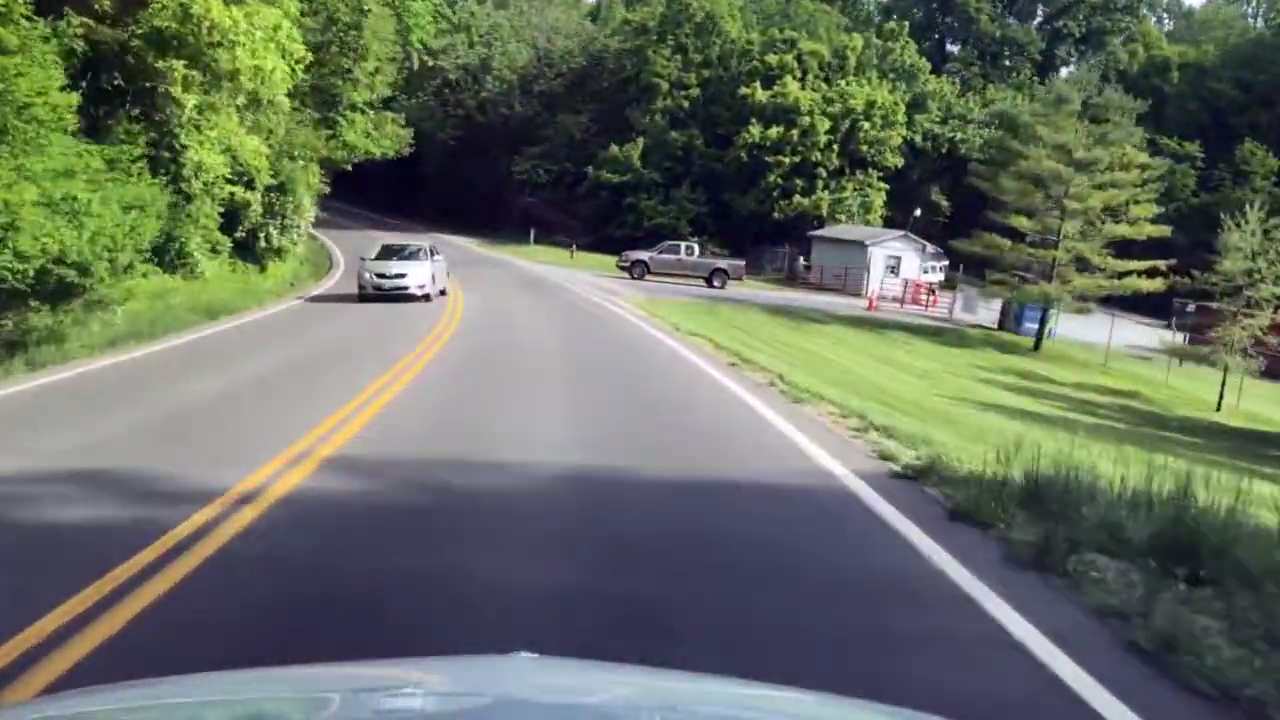
#> input picture input/1.png, 1280 x 720 px; its folder holds only this picture in this run
$ python lane_detection.py
#> lines starting #> are read from the running program, lines starting #| are printed output that depends on the picture; after the words box and inside, x2 and y2 are one past the last pixel; in counts of white or black regions, pixels touching at a corner belong together
import cv2
import numpy as np
import os


# ============================================================
# LANE DETECTION FOR MULTIPLE IMAGES
# Simple + stable version
# ============================================================


def process_image(input_path, output_path):

    # --------------------------------------------------------
    # 1. READ IMAGE
    # --------------------------------------------------------

#> called with input_path = 'input/1.png', output_path = 'output/1_detected.png'
    image = cv2.imread(input_path)
#> image is the input picture: shape (720, 1280, 3); mean B, G, R 96.3, 109.9, 101.8

    if image is None:
        print("Could not read:", input_path)
        return

    height, width = image.shape[:2]


    # --------------------------------------------------------
    # 2. GRAYSCALE + BLUR
    # --------------------------------------------------------

    gray = cv2.cvtColor(
        image,
        cv2.COLOR_BGR2GRAY
    )

    blur = cv2.GaussianBlur(
        gray,
        (5, 5),
        0
    )


    # --------------------------------------------------------
    # 3. CANNY EDGES
    # --------------------------------------------------------

    edges = cv2.Canny(
        blur,
        50,
        150
    )
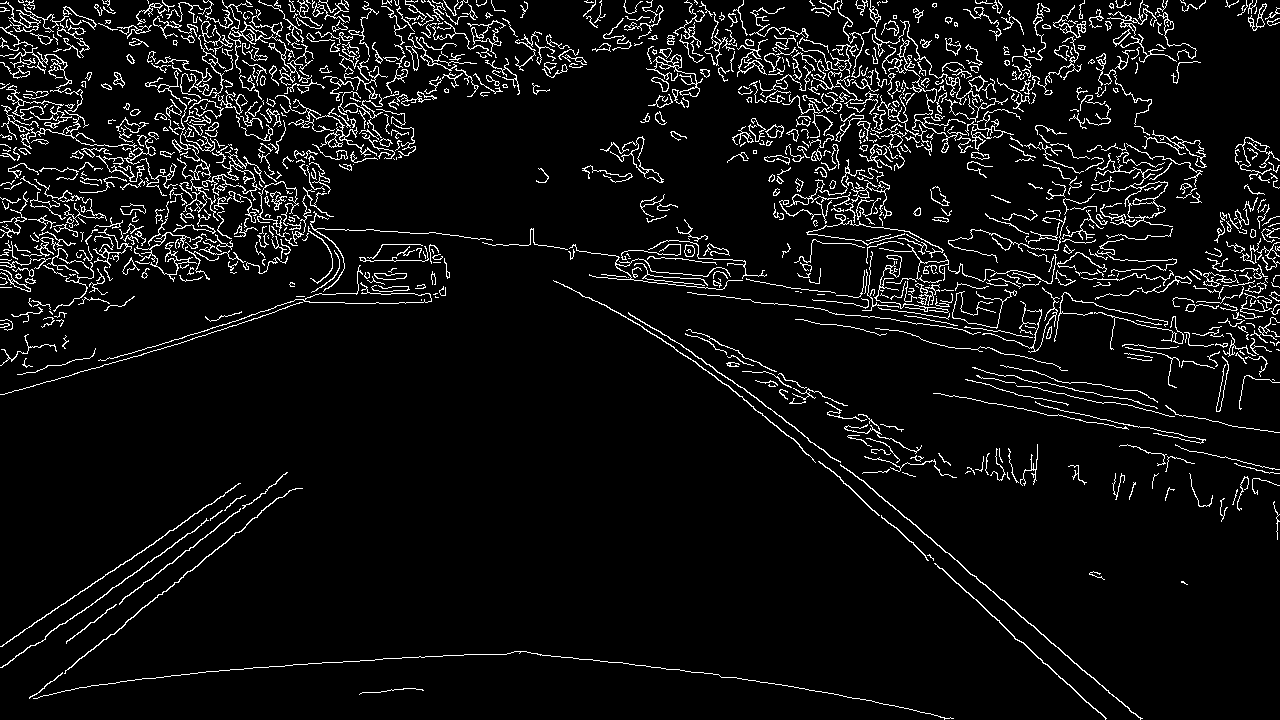
#> edges: shape (720, 1280); 6.4% white in thin lines or dots


    # --------------------------------------------------------
    # 4. ROI
    # --------------------------------------------------------

    mask = np.zeros_like(edges)

    roi_points = np.array([
        (0, height),
        (int(width * 0.30), int(height * 0.43)),
        (int(width * 0.70), int(height * 0.43)),
        (width, height)
    ], dtype=np.int32)

    cv2.fillPoly(
        mask,
        [roi_points],
        255
    )

    roi = cv2.bitwise_and(
        edges,
        mask
    )


    # --------------------------------------------------------
    # 5. HSV FOR LANE COLORS
    # --------------------------------------------------------

    hsv = cv2.cvtColor(
        image,
        cv2.COLOR_BGR2HSV
    )


    # Yellow
    yellow_lower = np.array(
        [10, 70, 70],
        dtype=np.uint8
    )

    yellow_upper = np.array(
        [45, 255, 255],
        dtype=np.uint8
    )

    yellow_mask = cv2.inRange(
        hsv,
        yellow_lower,
        yellow_upper
    )


    # White
    white_lower = np.array(
        [0, 0, 150],
        dtype=np.uint8
    )

    white_upper = np.array(
        [180, 90, 255],
        dtype=np.uint8
    )

    white_mask = cv2.inRange(
        hsv,
        white_lower,
        white_upper
    )


    # Apply ROI to color masks

    yellow_mask = cv2.bitwise_and(
        yellow_mask,
        mask
    )

    white_mask = cv2.bitwise_and(
        white_mask,
        mask
    )


    # --------------------------------------------------------
    # 6. COMBINE EDGES WITH LANE COLORS
    #
    # Give preference to actual yellow/white markings.
    # --------------------------------------------------------

    color_mask = cv2.bitwise_or(
        yellow_mask,
        white_mask
    )


    color_edges = cv2.Canny(
        color_mask,
        30,
        100
    )


    # Combine normal edges and color edges
    combined = cv2.bitwise_or(
        roi,
        color_edges
    )
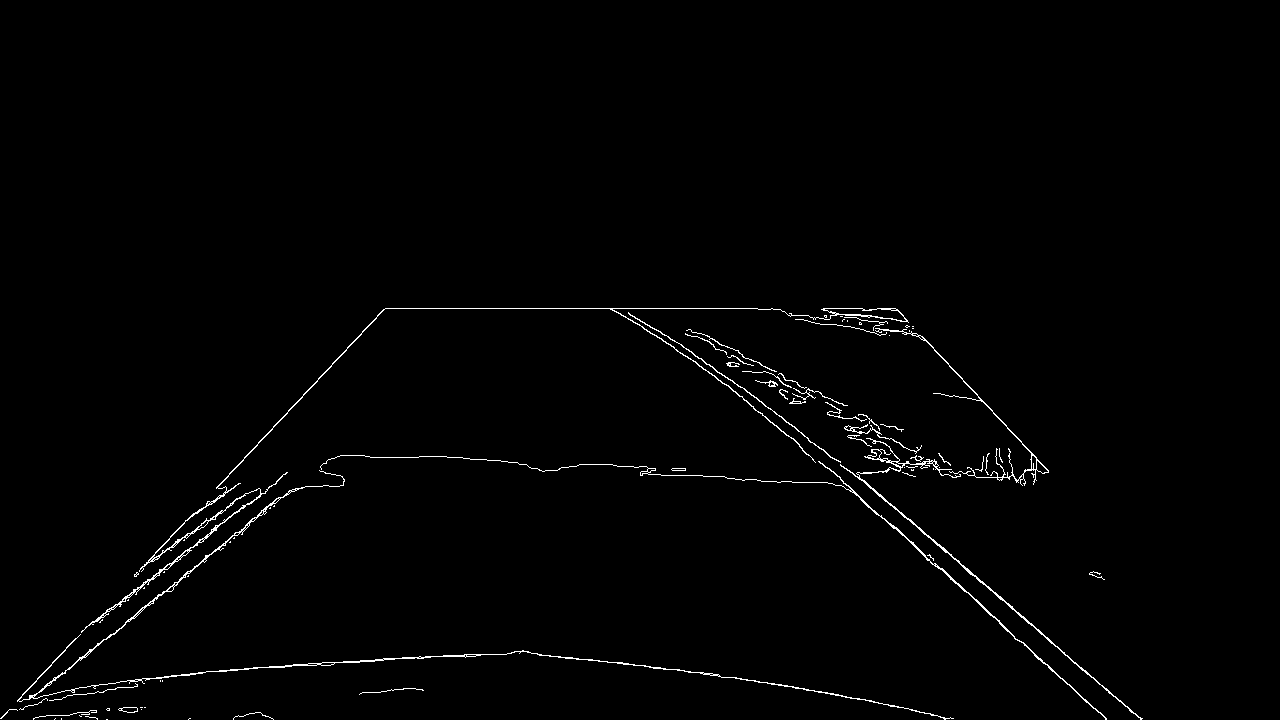
#> combined: shape (720, 1280); 1.1% white in thin lines or dots, all inside (x1, y1, x2, y2) = (0, 308, 1143, 720)


    # --------------------------------------------------------
    # 7. HOUGH LINES
    # --------------------------------------------------------

    lines = cv2.HoughLinesP(
        combined,
        1,
        np.pi / 180,
        threshold=40,
        minLineLength=max(
            40,
            int(width * 0.06)
        ),
        maxLineGap=max(
            50,
            int(width * 0.08)
        )
    )
#> lines = 75 rows, first 6: [3, 716, 383, 309], [385, 308, 895, 308], [727, 377, 1106, 718], [858, 474, 1140, 719], [190, 673, 523, 650], [859, 476, 1082, 670]


    # --------------------------------------------------------
    # 8. COLLECT LEFT AND RIGHT LINES
    # --------------------------------------------------------

    left_lines = []
    right_lines = []


    if lines is not None:

        for line in lines:

            x1, y1, x2, y2 = map(
                int,
                line[0]
            )


            dx = x2 - x1
            dy = y2 - y1


            if dx == 0:
                continue


            slope = dy / dx


            # Ignore nearly horizontal lines
            if abs(slope) < 0.35:
                continue


            # Ignore almost vertical lines
            if abs(slope) > 4.0:
                continue


            # Midpoint
            mid_x = (
                x1 + x2
            ) / 2

            mid_y = (
                y1 + y2
            ) / 2


            if mid_y < height * 0.43:
                continue


            # ------------------------------------------------
            # Calculate x position at bottom
            # ------------------------------------------------

            if dy == 0:
                continue


            bottom_y = height - 1


            x_bottom = (
                x1
                +
                (bottom_y - y1)
                *
                dx
                /
                dy
            )


            # Reject impossible lines
            if (
                x_bottom < -width * 0.25
                or
                x_bottom > width * 1.25
            ):
                continue


            length = np.sqrt(
                dx * dx + dy * dy
            )


            # ------------------------------------------------
            # LEFT
            # ------------------------------------------------

            if slope < -0.35:

                # Must finish on left/centre
                if x_bottom < width * 0.58:

                    left_lines.append(
                        (
                            x_bottom,
                            length,
                            slope,
                            x1,
                            y1,
                            x2,
                            y2
                        )
                    )


            # ------------------------------------------------
            # RIGHT
            # ------------------------------------------------

            elif slope > 0.35:

                # Must finish on right/centre
                if x_bottom > width * 0.42:

                    right_lines.append(
                        (
                            x_bottom,
                            length,
                            slope,
                            x1,
                            y1,
                            x2,
                            y2
                        )
                    )
#> this loop made 75 passes
#> (x1, y1, x2, y2, dx, dy, slope, mid_x) on passes 1, 3, 4, 6: (3, 716, 383, 309, 380, -407, -1.07, 193), (727, 377, 1106, 718, 379, 341, 0.9, 916.5), (858, 474, 1140, 719, 282, 245, 0.869, 999), (859, 476, 1082, 670, 223, 194, 0.87, 970.5)
#> after the loop, left_lines = 16 items; right_lines = 23 items


    # ========================================================
    # 9. SELECT BEST LEFT LINE
    # ========================================================

    def select_left(lines_list):

        if len(lines_list) == 0:
            return None


        # Prefer lines around the expected
        # left lane position.

        expected_x = width * 0.25


        def score(item):

#> called with item = (0.199, 556.8, -1.07, 3, 716, 383, 309)
            x_bottom = item[0]
#> x_bottom = 0.199
            length = item[1]
#> length = 556.8

            distance = abs(
                x_bottom - expected_x
            )
#> distance = 319.8

            position_score = max(
                0,
                1 - distance / width
            )
#> position_score = 0.75

            length_score = min(
                length / (width * 0.25),
                1
            )
#> length_score = 1

            return (
                position_score * 0.65
                +
                length_score * 0.35
            )


        return max(
            lines_list,
            key=score
        )


    # ========================================================
    # 10. SELECT BEST RIGHT LINE
    # ========================================================

    def select_right(lines_list):

        if len(lines_list) == 0:
            return None


        expected_x = width * 0.78


        def score(item):

            x_bottom = item[0]
            length = item[1]

            distance = abs(
                x_bottom - expected_x
            )

            position_score = max(
                0,
                1 - distance / width
            )

            length_score = min(
                length / (width * 0.25),
                1
            )

            return (
                position_score * 0.65
                +
                length_score * 0.35
            )


        return max(
            lines_list,
            key=score
        )


    best_left = select_left(
        left_lines
    )

    best_right = select_right(
        right_lines
    )


    # ========================================================
    # 11. CREATE OUTPUT
    # ========================================================

    output = image.copy()


    # If we don't have both lines,
    # don't create a wrong green area.

    if (
        best_left is None
        or
        best_right is None
    ):

        print(
            "Skipped - not enough lane lines:",
            os.path.basename(input_path)
        )

        cv2.imwrite(
            output_path,
            output
        )

        return


    # ========================================================
    # 12. EXTRACT BEST LINES
    # ========================================================

    left_x_bottom = best_left[0]
    right_x_bottom = best_right[0]


    # --------------------------------------------------------
    # IMPORTANT SANITY CHECK
    # --------------------------------------------------------

    lane_width = (
        right_x_bottom
        -
        left_x_bottom
    )


    # Reject clearly wrong detections

    if (
        lane_width < width * 0.20
        or
        lane_width > width * 0.90
    ):

        print(
            "Skipped - incorrect lane width:",
            os.path.basename(input_path)
        )

        cv2.imwrite(
            output_path,
            output
        )

        return


    # ========================================================
    # 13. CREATE STRAIGHT LANE BOUNDARIES
    # ========================================================

    def make_line_points(line):

        x_bottom = line[0]
        slope = line[2]

        y_bottom = height - 1

        # Don't go too close to horizon
        y_top = int(
            height * 0.43
        )


        # x1 = x2 - (y2-y1)/slope
        x_top = (
            x_bottom
            -
            (y_bottom - y_top)
            /
            slope
        )


        return (
            int(x_top),
            y_top,
            int(x_bottom),
            y_bottom
        )


    left_points = make_line_points(
        best_left
    )

    right_points = make_line_points(
        best_right
    )


    # ========================================================
    # 14. FINAL GEOMETRY CHECK
    # ========================================================

    lx_top = left_points[0]
    lx_bottom = left_points[2]

    rx_top = right_points[0]
    rx_bottom = right_points[2]


    # Left must remain left of right

    if (
        lx_top >= rx_top
        or
        lx_bottom >= rx_bottom
    ):

        print(
            "Skipped - invalid geometry:",
            os.path.basename(input_path)
        )

        cv2.imwrite(
            output_path,
            output
        )

        return


    # --------------------------------------------------------
    # Top lane should not be too wide
    # --------------------------------------------------------

    top_width = (
        rx_top
        -
        lx_top
    )


    if top_width > width * 0.55:

        print(
            "Skipped - top lane too wide:",
            os.path.basename(input_path)
        )

        cv2.imwrite(
            output_path,
            output
        )

        return


    # ========================================================
    # 15. CREATE GREEN POLYGON
    # ========================================================

    polygon = np.array([
        (lx_top, left_points[1]),
        (rx_top, right_points[1]),
        (rx_bottom, right_points[3]),
        (lx_bottom, left_points[3])
    ], dtype=np.int32)


    # ========================================================
    # 16. GREEN TRANSPARENT AREA
    # ========================================================

    overlay = output.copy()


    cv2.fillPoly(
        overlay,
        [polygon],
        (0, 255, 0)
    )


    output = cv2.addWeighted(
        overlay,
        0.25,
        output,
        0.75,
        0
    )


    # ========================================================
    # 17. DRAW LEFT GREEN LINE
    # ========================================================

    cv2.line(
        output,
        (
            left_points[0],
            left_points[1]
        ),
        (
            left_points[2],
            left_points[3]
        ),
        (0, 255, 0),
        5
    )


    # ========================================================
    # 18. DRAW RIGHT GREEN LINE
    # ========================================================

    cv2.line(
        output,
        (
            right_points[0],
            right_points[1]
        ),
        (
            right_points[2],
            right_points[3]
        ),
        (0, 255, 0),
        5
    )
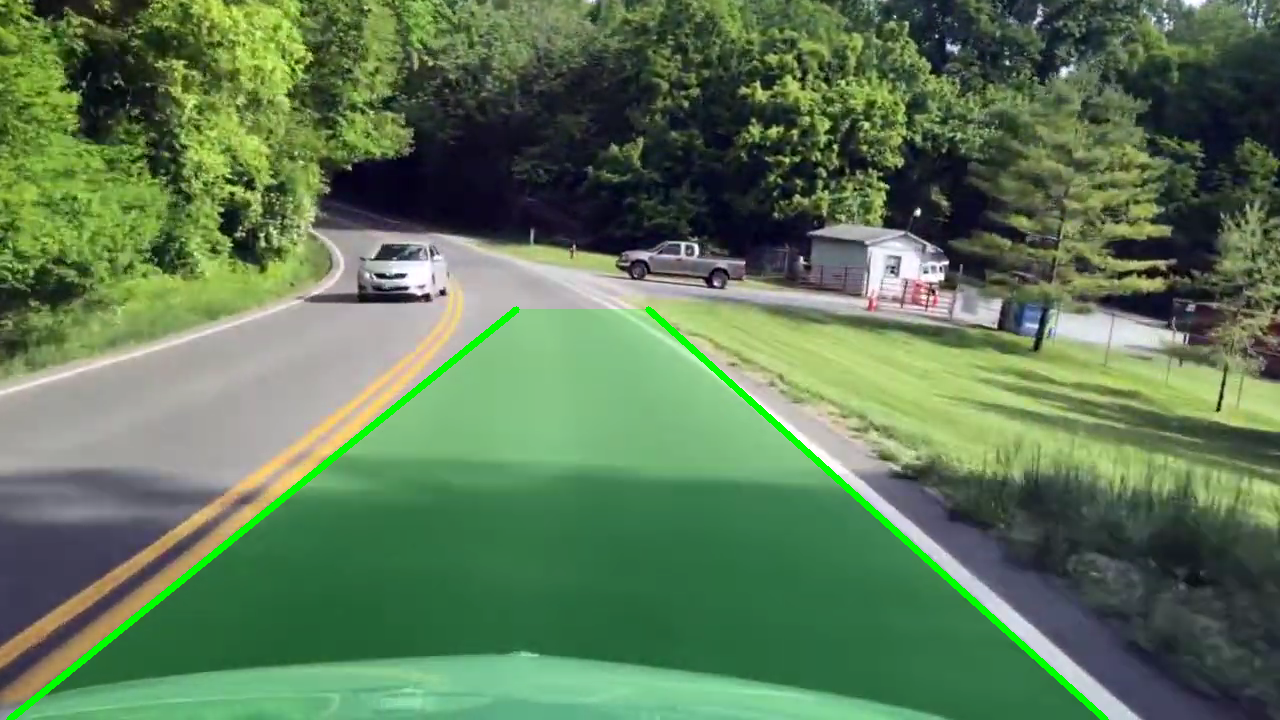
#> output: shape (720, 1280, 3); mean B, G, R 86.7, 121.1, 93.6


    # ========================================================
    # 19. SAVE
    # ========================================================

    success = cv2.imwrite(
        output_path,
        output
    )


    if success:

        print(
            "Processed:",
            os.path.basename(input_path)
        )

    else:

        print(
            "ERROR saving:",
            os.path.basename(input_path)
        )


# ============================================================
# MAIN
# ============================================================


input_folder = "input"
output_folder = "output"


os.makedirs(
    output_folder,
    exist_ok=True
)


# Supported image formats

extensions = (
    ".jpg",
    ".jpeg",
    ".png",
    ".bmp"
)


# Find all images

image_files = [
    f
    for f in os.listdir(input_folder)
    if f.lower().endswith(
        extensions
    )
]


# Sort 1,2,3...10 correctly

def sort_key(filename):

    name = os.path.splitext(
        filename
    )[0]

    try:
        return int(name)

    except ValueError:
        return name.lower()


image_files.sort(
    key=sort_key
)


# ============================================================
# PROCESS ALL IMAGES
# ============================================================

print()
print(
    "======================================"
)

print(
    "LANE DETECTION STARTED"
)

print(
    "Images found:",
    len(image_files)
)

print(
    "======================================"
)

print()


for filename in image_files:

    input_path = os.path.join(
        input_folder,
        filename
    )


    name = os.path.splitext(
        filename
    )[0]


    output_filename = (
        name
        +
        "_detected.png"
    )


    output_path = os.path.join(
        output_folder,
        output_filename
    )


    process_image(
        input_path,
        output_path
    )


# ============================================================
# FINISHED
# ============================================================

print()
print(
    "======================================"
)

print(
    "ALL IMAGES PROCESSED"
)

print(
    "Check the output folder."
)

print(
    "======================================"
)
